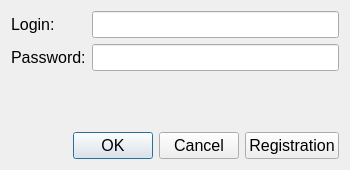
<?xml version="1.0" encoding="UTF-8"?>
<ui version="4.0">
 <class>Auth_form</class>
 <widget class="QWidget" name="Auth_form">
  <property name="geometry">
   <rect>
    <x>0</x>
    <y>0</y>
    <width>350</width>
    <height>170</height>
   </rect>
  </property>
  <property name="minimumSize">
   <size>
    <width>350</width>
    <height>170</height>
   </size>
  </property>
  <property name="maximumSize">
   <size>
    <width>350</width>
    <height>170</height>
   </size>
  </property>
  <property name="font">
   <font>
    <pointsize>12</pointsize>
   </font>
  </property>
  <property name="windowTitle">
   <string>Form</string>
  </property>
  <layout class="QVBoxLayout" name="verticalLayout_4">
   <item>
    <layout class="QVBoxLayout" name="verticalLayout_3">
     <item>
      <layout class="QHBoxLayout" name="horizontalLayout">
       <item>
        <layout class="QVBoxLayout" name="verticalLayout_2">
         <item>
          <widget class="QLabel" name="label">
           <property name="font">
            <font>
             <pointsize>12</pointsize>
            </font>
           </property>
           <property name="text">
            <string>Login:</string>
           </property>
          </widget>
         </item>
         <item>
          <widget class="QLabel" name="label_2">
           <property name="font">
            <font>
             <pointsize>12</pointsize>
            </font>
           </property>
           <property name="text">
            <string>Password:</string>
           </property>
          </widget>
         </item>
        </layout>
       </item>
       <item>
        <layout class="QVBoxLayout" name="verticalLayout">
         <item>
          <widget class="QLineEdit" name="lineEdit_login">
           <property name="font">
            <font>
             <pointsize>12</pointsize>
            </font>
           </property>
          </widget>
         </item>
         <item>
          <widget class="QLineEdit" name="lineEdit_password">
           <property name="font">
            <font>
             <pointsize>12</pointsize>
            </font>
           </property>
           <property name="echoMode">
            <enum>QLineEdit::Password</enum>
           </property>
          </widget>
         </item>
        </layout>
       </item>
      </layout>
     </item>
     <item>
      <spacer name="verticalSpacer">
       <property name="orientation">
        <enum>Qt::Vertical</enum>
       </property>
       <property name="sizeHint" stdset="0">
        <size>
         <width>20</width>
         <height>40</height>
        </size>
       </property>
      </spacer>
     </item>
     <item>
      <layout class="QHBoxLayout" name="horizontalLayout_2">
       <item>
        <widget class="QDialogButtonBox" name="buttonBox">
         <property name="font">
          <font>
           <pointsize>12</pointsize>
          </font>
         </property>
         <property name="standardButtons">
          <set>QDialogButtonBox::Cancel|QDialogButtonBox::Ok</set>
         </property>
        </widget>
       </item>
       <item>
        <widget class="QPushButton" name="registrationButton">
         <property name="font">
          <font>
           <pointsize>12</pointsize>
          </font>
         </property>
         <property name="text">
          <string>Registration</string>
         </property>
        </widget>
       </item>
      </layout>
     </item>
    </layout>
   </item>
  </layout>
 </widget>
 <resources/>
 <connections/>
</ui>
